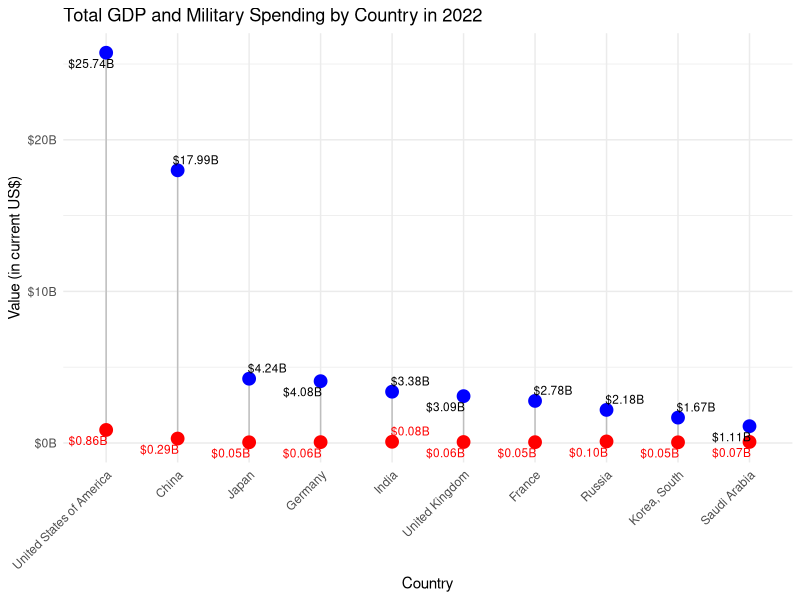

The R source for this figure:
## ---- chunk 1
#| label: load-libraries
#| message: false

library(readxl)
library(dplyr)
library(ggplot2)
library(scales)
library(readxl)
library(tidyr)
library(ggrepel)

## ---- chunk 2
#| label: load dataset
#| message: false

regional_totals <- read_excel(
  "SIPRI-Milex-data-1949-2023.xlsx",
  sheet = "Regional totals",
  skip = 13)

local_currency_financial_years <- read_excel(
  "SIPRI-Milex-data-1949-2023.xlsx",
  sheet = "Local currency financial years",
  skip = 7)

local_currency_calendar_years <- read_excel(
  "SIPRI-Milex-data-1949-2023.xlsx",
  sheet = "Local currency calendar years",
  skip = 7)

const_currency <- read_excel(
  "SIPRI-Milex-data-1949-2023.xlsx",
  sheet = "Constant (2022) US$",
  skip = 5)

current_us <- read_excel(
  "SIPRI-Milex-data-1949-2023.xlsx",
  sheet = "Current US$",
  skip = 5)

share_of_GDP <- read_excel(
  "SIPRI-Milex-data-1949-2023.xlsx",
  sheet = "Share of GDP",
  skip = 5)

per_capita <- read_excel(
  "SIPRI-Milex-data-1949-2023.xlsx",
  sheet = "Per capita",
  skip = 6)

share_of_govt_spending <- read_excel(
  "SIPRI-Milex-data-1949-2023.xlsx",
  sheet = "Share of Govt. spending",
  skip = 7)

## ---- chunk 3
#| label: data cleaning for Current US dataset
#| message: false
#| warning: false


# Identify the year columns (1949.0 to 2023.0)
year_columns <- as.character(1949:2023)
year_columns <- paste0(year_columns, ".0")

# Convert year columns to numeric, handling non-numeric values by coercing them to NA
current_us[year_columns] <- lapply(current_us[year_columns], function(x) as.numeric(as.character(gsub("[^0-9.-]", "", x))))

# Convert double columns to integer
current_us[year_columns] <- lapply(current_us[year_columns], function(x) as.integer(x))

# Remove ".0" suffix from column names
names(current_us) <- sub("\\.0$", "", names(current_us))
## ---- chunk 4
#| label: top-ten spending countries
#| message: false
#| warning: false

# Select the relevant columns (Country and 2023.0)
# Sort the data frame by the 2023.0 column in descending order
# Select the top 10 rows
top_10_countries <- current_us |>
  select(Country, `2022`) |>
  arrange(desc(`2022`)) |>
  head(10)

top_10_countries

## ---- chunk 5
#| label: data cleaning for GDP dataset
#| message: false
#| warning: false

# Read the Excel file for share of GDP, skipping the first 5 rows
share_of_GDP <- read_excel("SIPRI-Milex-data-1949-2023.xlsx", sheet = "Share of GDP", skip = 5)
current_us <- read_excel("SIPRI-Milex-data-1949-2023.xlsx", sheet = "Current US$", skip = 5)

# Identify the year columns (1949.0 to 2023.0)
year_columns <- as.character(1949:2023)
year_columns <- paste0(year_columns, ".0")

# Convert year columns to numeric, handling non-numeric values by coercing them to NA
# and converting percentage values to their numeric equivalents
share_of_GDP[year_columns] <- lapply(share_of_GDP[year_columns], function(x) {
  x <- gsub("%", "", x)  # Remove the percentage symbol
  as.numeric(as.character(gsub("[^0-9.-]", "", x)))  # Convert to numeric
})

current_us[year_columns] <- lapply(current_us[year_columns], function(x) {
  as.numeric(as.character(gsub("[^0-9.-]", "", x)))  # Convert to numeric
})

# Remove ".0" suffix from column names
names(share_of_GDP) <- sub("\\.0$", "", names(share_of_GDP))
names(current_us) <- sub("\\.0$", "", names(current_us))

# Assume top_10_countries is already defined and contains the top 10 countries based on spending in 2023
top_10_countries <- current_us |>
  select(Country, `2022`) |>
  arrange(desc(`2022`)) |>
  head(10)

# Merge share_of_GDP and current_us datasets based on Country column
merged_data <- merge(share_of_GDP, current_us, by = "Country")

# Select only the rows corresponding to the top 10 countries
merged_top_10 <- merged_data |>
  filter(Country %in% top_10_countries$Country)

# Select relevant columns (Country, 2023 from share_of_GDP, and 2023 from current_us)
new_table <- merged_top_10 |>
  select(Country, `2022.x`, `2022.y`) |>
  rename(Share_of_GDP = `2022.x`, Current_US = `2022.y`)


# Calculate total GDP by dividing spending (Current_US) by the share of GDP (Share_of_GDP)
new_table <- new_table |>
  mutate(Total_GDP = Current_US / Share_of_GDP)


# Calculate total GDP by dividing spending (Current_US) by the share of GDP (Share_of_GDP)
new_table <- new_table |>
  mutate(Total_GDP = Current_US / Share_of_GDP)

# Calculate the remaining GDP which is total GDP minus the military spending
new_table <- new_table |>
  mutate(Remaining_GDP = Total_GDP - Current_US)

# Reshape the data for plotting
plot_data <- new_table |>
  pivot_longer(cols = c(Current_US, Remaining_GDP), names_to = "Type", values_to = "Value")
## ---- chunk 6
# Dot plot (Lollipop Chart)
ggplot(new_table, aes(x = reorder(Country, -Total_GDP))) +
  geom_segment(aes(x = Country, xend = Country, y = 0, yend = Total_GDP), color = "grey") +
  geom_point(aes(y = Total_GDP), color = "blue", size = 4) +
  geom_point(aes(y = Current_US), color = "red", size = 4) +
  geom_text_repel(aes(y = Total_GDP, label = dollar(Total_GDP / 1e6, suffix = "B")), size = 3, nudge_y = 0.1) +
  geom_text_repel(aes(y = Current_US, label = dollar(Current_US / 1e6, suffix = "B")), size = 3, nudge_y = -0.2, color = "red") +
  scale_y_continuous(labels = dollar_format(prefix = "$", suffix = "B", scale = 1e-6)) +
  labs(title = "Total GDP and Military Spending by Country in 2022",
       x = "Country", y = "Value (in current US$)") +
  theme_minimal() +
  theme(axis.text.x = element_text(angle = 45, hjust = 1))
